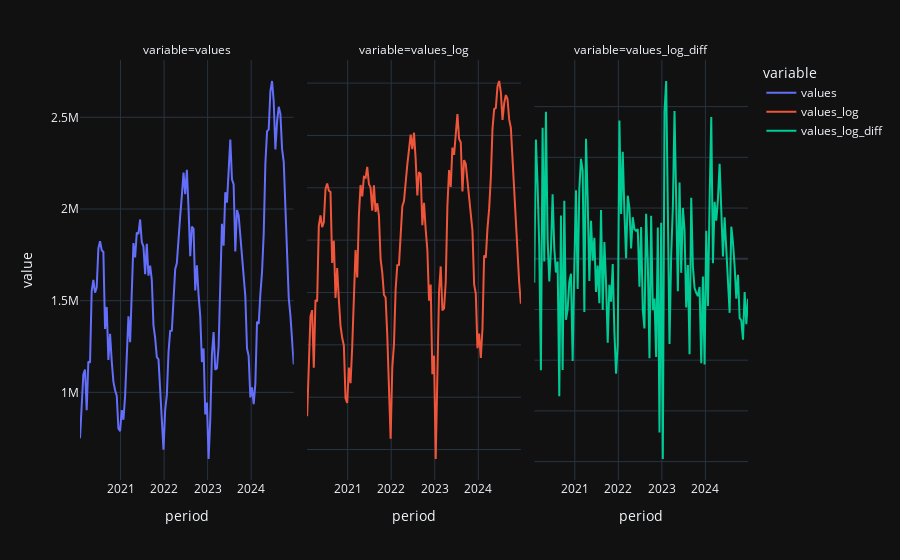

Notebook cell for this chart:
### Code cell
fig = df.plot(facet_col="variable")
fig.update_yaxes(matches=None)
fig.update_layout()

### Figure 1 — Plotly figure (JSON) as saved in the notebook; plotly's stock layout.template omitted (floating-point values rounded to 4 significant figures; data arrays with more than 128 entries replaced by an {"elided": "..."} marker saying what was removed)
{"data": [{"hovertemplate": "variable=values<br>period=%{x}<br>value=%{y}<extra></extra>", "legendgroup": "values", "line": {"color": "#636efa", "dash": "solid"}, "marker": {"symbol": "circle"}, "mode": "lines", "name": "values", "orientation": "v", "showlegend": true, "type": "scatter", "x": {"elided": "129 str values"}, "xaxis": "x", "y": {"elided": "129 float values"}, "yaxis": "y"}, {"hovertemplate": "variable=values_log<br>period=%{x}<br>value=%{y}<extra></extra>", "legendgroup": "values_log", "line": {"color": "#EF553B", "dash": "solid"}, "marker": {"symbol": "circle"}, "mode": "lines", "name": "values_log", "orientation": "v", "showlegend": true, "type": "scatter", "x": {"elided": "129 str values"}, "xaxis": "x2", "y": {"elided": "129 float values"}, "yaxis": "y2"}, {"hovertemplate": "variable=values_log_diff<br>period=%{x}<br>value=%{y}<extra></extra>", "legendgroup": "values_log_diff", "line": {"color": "#00cc96", "dash": "solid"}, "marker": {"symbol": "circle"}, "mode": "lines", "name": "values_log_diff", "orientation": "v", "showlegend": true, "type": "scatter", "x": {"elided": "129 str values"}, "xaxis": "x3", "y": {"elided": "129 float values"}, "yaxis": "y3"}], "layout": {"annotations": [{"font": {}, "showarrow": false, "text": "variable=values", "x": 0.16, "xanchor": "center", "xref": "paper", "y": 1, "yanchor": "bottom", "yref": "paper"}, {"font": {}, "showarrow": false, "text": "variable=values_log", "x": 0.5, "xanchor": "center", "xref": "paper", "y": 1, "yanchor": "bottom", "yref": "paper"}, {"font": {}, "showarrow": false, "text": "variable=values_log_diff", "x": 0.84, "xanchor": "center", "xref": "paper", "y": 1, "yanchor": "bottom", "yref": "paper"}], "legend": {"title": {"text": "variable"}, "tracegroupgap": 0}, "margin": {"t": 60}, "xaxis": {"anchor": "y", "domain": [0, 0.32], "title": {"text": "period"}}, "xaxis2": {"anchor": "y2", "domain": [0.34, 0.66], "matches": "x", "title": {"text": "period"}}, "xaxis3": {"anchor": "y3", "domain": [0.68, 1.0], "matches": "x", "title": {"text": "period"}}, "yaxis": {"anchor": "x", "domain": [0, 1], "title": {"text": "value"}}, "yaxis2": {"anchor": "x2", "domain": [0, 1], "showticklabels": false}, "yaxis3": {"anchor": "x3", "domain": [0, 1], "showticklabels": false}}}
